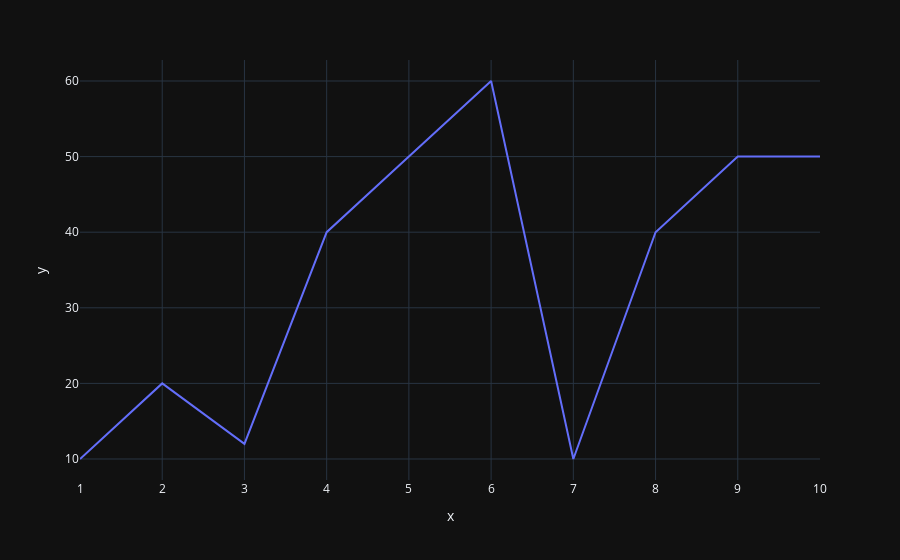

Write notebook code for a chart like this one.
### Markdown cell above
## 2. SIMPLE EXAMPLE

### Code cell
import plotly.express as px

X_VALUES = [1,2,3,4,5,6,7,8,9,10]
Y_VALUES = [10,20,12,40,50,60,10,40,50,50]

px.line(x=X_VALUES,y=Y_VALUES)

### Figure 1 — Plotly figure (JSON) as saved in the notebook; plotly's stock layout.template omitted (floating-point values rounded to 4 significant figures)
{"data": [{"hovertemplate": "x=%{x}<br>y=%{y}<extra></extra>", "legendgroup": "", "line": {"color": "#636efa", "dash": "solid"}, "marker": {"symbol": "circle"}, "mode": "lines", "name": "", "orientation": "v", "showlegend": false, "x": [1, 2, 3, 4, 5, 6, 7, 8, 9, 10], "xaxis": "x", "y": [10, 20, 12, 40, 50, 60, 10, 40, 50, 50], "yaxis": "y", "type": "scatter"}], "layout": {"xaxis": {"anchor": "y", "domain": [0.0, 1.0], "title": {"text": "x"}}, "yaxis": {"anchor": "x", "domain": [0.0, 1.0], "title": {"text": "y"}}, "legend": {"tracegroupgap": 0}, "margin": {"t": 60}}}
